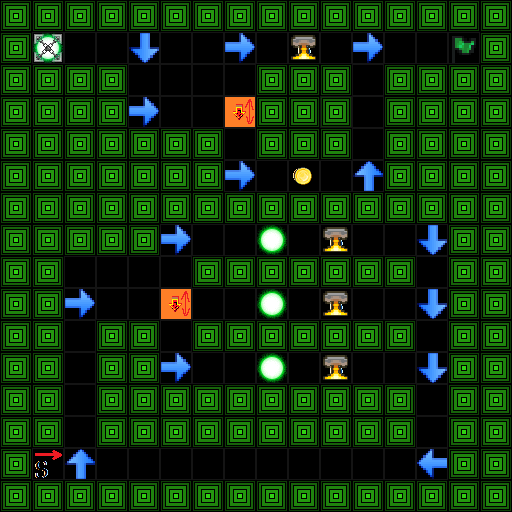

Below is a game level as drawn by its tile map, then a one-line description and the .tmx that defines it (tile-layer data replaced by summaries):
An orthogonal 16x16 tile map with 32x32 px tiles, 3 tile layers (Calque de Tile 1, Calque 2, Calque 3).

<map version="1.0" orientation="orthogonal" width="16" height="16" tilewidth="32" tileheight="32">
 <tileset firstgid="1" name="playground_tileset" tilewidth="32" tileheight="32">
  <image source="../exports/playground_tileset.png" width="384" height="224" />
  <tile id="0">
   <properties>
    <property name="game" value="0" />
   </properties>
  </tile>
  <tile id="1">
   <properties>
    <property name="game" value="1" />
   </properties>
  </tile>
  <tile id="2">
   <properties>
    <property name="game" value="2" />
   </properties>
  </tile>
  <tile id="3">
   <properties>
    <property name="game" value="3" />
   </properties>
  </tile>
  <tile id="4">
   <properties>
    <property name="game" value="4" />
   </properties>
  </tile>
  <tile id="5">
   <properties>
    <property name="game" value="6" />
   </properties>
  </tile>
  <tile id="6">
   <properties>
    <property name="game" value="8" />
   </properties>
  </tile>
  <tile id="7">
   <properties>
    <property name="game" value="10" />
   </properties>
  </tile>
  <tile id="8">
   <properties>
    <property name="game" value="12" />
   </properties>
  </tile>
  <tile id="9">
   <properties>
    <property name="game" value="14" />
   </properties>
  </tile>
  <tile id="10">
   <properties>
    <property name="game" value="16" />
   </properties>
  </tile>
  <tile id="11">
   <properties>
    <property name="game" value="17" />
   </properties>
  </tile>
  <tile id="16">
   <properties>
    <property name="game" value="5" />
   </properties>
  </tile>
  <tile id="17">
   <properties>
    <property name="game" value="7" />
   </properties>
  </tile>
  <tile id="18">
   <properties>
    <property name="game" value="9" />
   </properties>
  </tile>
  <tile id="19">
   <properties>
    <property name="game" value="11" />
   </properties>
  </tile>
  <tile id="20">
   <properties>
    <property name="game" value="13" />
   </properties>
  </tile>
  <tile id="21">
   <properties>
    <property name="game" value="15" />
   </properties>
  </tile>
  <tile id="22">
   <properties>
    <property name="game" value="18" />
   </properties>
  </tile>
  <tile id="23">
   <properties>
    <property name="game" value="19" />
   </properties>
  </tile>
  <tile id="28">
   <properties>
    <property name="game" value="20" />
   </properties>
  </tile>
  <tile id="29">
   <properties>
    <property name="game" value="21" />
   </properties>
  </tile>
  <tile id="30">
   <properties>
    <property name="game" value="22" />
   </properties>
  </tile>
  <tile id="31">
   <properties>
    <property name="game" value="23" />
   </properties>
  </tile>
  <tile id="32">
   <properties>
    <property name="game" value="24" />
   </properties>
  </tile>
  <tile id="33">
   <properties>
    <property name="game" value="25" />
   </properties>
  </tile>
  <tile id="34">
   <properties>
    <property name="game" value="26" />
   </properties>
  </tile>
  <tile id="35">
   <properties>
    <property name="game" value="27" />
   </properties>
  </tile>
  <tile id="36">
   <properties>
    <property name="game" value="41" />
   </properties>
  </tile>
  <tile id="37">
   <properties>
    <property name="game" value="54" />
   </properties>
  </tile>
  <tile id="38">
   <properties>
    <property name="game" value="37" />
   </properties>
  </tile>
  <tile id="39">
   <properties>
    <property name="game" value="38" />
   </properties>
  </tile>
  <tile id="40">
   <properties>
    <property name="game" value="28" />
   </properties>
  </tile>
  <tile id="41">
   <properties>
    <property name="game" value="29" />
   </properties>
  </tile>
  <tile id="42">
   <properties>
    <property name="game" value="30" />
   </properties>
  </tile>
  <tile id="43">
   <properties>
    <property name="game" value="31" />
   </properties>
  </tile>
  <tile id="44">
   <properties>
    <property name="game" value="32" />
   </properties>
  </tile>
  <tile id="45">
   <properties>
    <property name="game" value="33" />
   </properties>
  </tile>
  <tile id="46">
   <properties>
    <property name="game" value="34" />
   </properties>
  </tile>
  <tile id="47">
   <properties>
    <property name="game" value="35" />
   </properties>
  </tile>
  <tile id="49">
   <properties>
    <property name="game" value="55" />
   </properties>
  </tile>
  <tile id="50">
   <properties>
    <property name="game" value="39" />
   </properties>
  </tile>
  <tile id="51">
   <properties>
    <property name="game" value="40" />
   </properties>
  </tile>
  <tile id="52">
   <properties>
    <property name="game" value="56" />
   </properties>
  </tile>
  <tile id="53">
   <properties>
    <property name="game" value="57" />
   </properties>
  </tile>
  <tile id="54">
   <properties>
    <property name="game" value="58" />
   </properties>
  </tile>
  <tile id="55">
   <properties>
    <property name="game" value="36" />
   </properties>
  </tile>
  <tile id="56">
   <properties>
    <property name="game" value="51" />
   </properties>
  </tile>
  <tile id="57">
   <properties>
    <property name="game" value="52" />
   </properties>
  </tile>
  <tile id="58">
   <properties>
    <property name="game" value="53" />
   </properties>
  </tile>
  <tile id="64">
   <properties>
    <property name="game" value="42" />
   </properties>
  </tile>
  <tile id="65">
   <properties>
    <property name="game" value="43" />
   </properties>
  </tile>
  <tile id="66">
   <properties>
    <property name="game" value="44" />
   </properties>
  </tile>
 </tileset>
 <layer name="Calque de Tile 1" width="16" height="16">
  <data>[256 cells, 256 non-empty, 13 distinct tile ids]</data>
 </layer>
 <layer name="Calque 2" width="16" height="16">
  <data>[256 cells, 1 non-empty, 1 distinct tile ids]</data>
 </layer>
 <layer name="Calque 3" width="16" height="16">
  <data>[256 cells, 0 non-empty, 0 distinct tile ids]</data>
 </layer>
</map>
